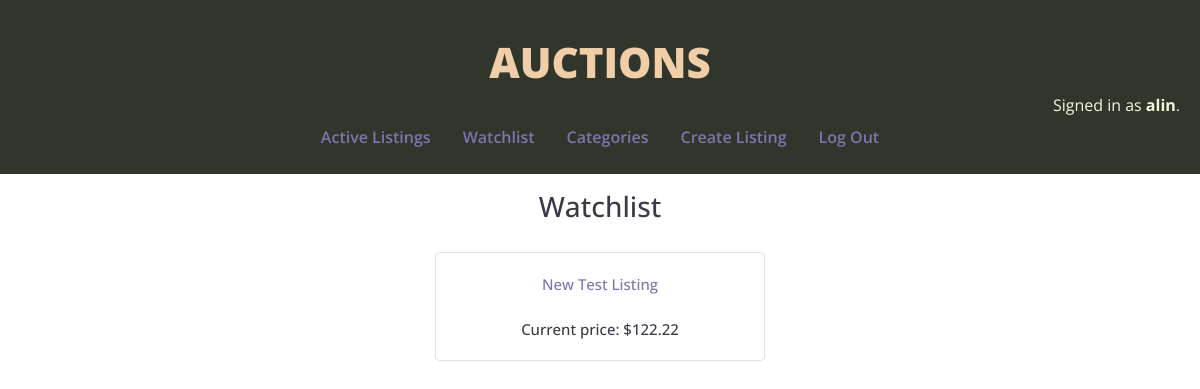
The app's page /watchlist (signed in) with its own data.
### auctions/models.py (models this page shows, shortened)
class User(AbstractUser):
    pass

class Listing(models.Model):
    title = models.CharField(max_length=64)
    category = models.CharField(max_length=7, choices=Category.choices, blank=True)
    description = models.TextField() # textarea
    price = models.DecimalField(max_digits=9, decimal_places=2, default=0.00)
    pic = models.URLField(blank=True, null=True) # input type url
    active = models.BooleanField(default=True)
    date = models.DateField(auto_now=False, auto_now_add=True)
    owner = models.ForeignKey(User, on_delete=models.CASCADE, related_name="owner")

class Bid(models.Model):
    user = models.ForeignKey(User, on_delete=models.CASCADE, related_name="users")
    product = models.ForeignKey(Listing, on_delete=models.CASCADE, related_name="products")
    the_bid = models.DecimalField(max_digits=6, decimal_places=2)

### auctions/views.py (the view, shortened to what this page needs)
# urls.py: path("watchlist", views.watchlist, name="watchlist"),
@login_required(login_url='/login')
def watchlist(request):
    fav_objects = Watchlist.objects.filter(user=request.user, added=True)
    favorites = fav_objects.all()
    favlist = []
    for object in favorites:
        try:
            favorite = Listing.objects.get(pk=object.fave.id)
            price = util.best_bid(favorite)[0]
            favlist += [(favorite, price)]
        except (KeyError, Listing.DoesNotExist):
            favorite = None
            price = None
    return render(request, "auctions/watchlist.html", {
        "favorites":favlist
    })

### auctions/util.py (called while the page is built)
def best_bid(listing):
    bid_objects = Bid.objects.filter(product=listing)
    all_bids = bid_objects.all()
    if not all_bids:
        winning_bid = listing.price
        current_winner = None
    else:
        winning_bid = 0.0
        for bid in all_bids:
            if bid.the_bid > winning_bid:
                winning_bid = bid.the_bid
                current_winner = bid.user
    return winning_bid, current_winner

### auctions/templates/auctions/watchlist.html
{% extends "auctions/layout.html" %}
{% block body %}
<div class="subhead"><h3>Watchlist</h3></div>
    <div class="container">
        {% if not favorites %}
            <div>You haven't added anything to Watchlist yet.</div>
        {% else %}
            {% for listing in favorites %}
            <div class="item">
                <div><a href="{% url 'listing' listing.0.id %}">{{ listing.0.title }}<br>
                <img class="item_img" src="{{ listing.0.pic }}"/></a></div>
                {% if not listing.0.active %}
                <div>Auction closed. <form action="{% url 'watchlist' %}" method="post">
                    {% csrf_token %}
                    <input type="hidden" value="{{ listing.0.id }}" name="id"/>
                    <input style="font-size: 14px;" type="submit" name="action" value="Remove from Watchlist"/>
                </form></div>
                {% else %}<div>Current price: ${{ listing.1 }}</div>
                {% endif %}
            </div>
            {% endfor %}
        {% endif %}
    </div>
{% endblock %}

### auctions/templates/auctions/layout.html (shortened to what this page needs)
{% load static %}
<!DOCTYPE html>
<html lang="en">
    <head>
        <link rel="stylesheet" href="https://stackpath.bootstrapcdn.com/bootstrap/4.4.1/css/bootstrap.min.css">
        <link href="{% static 'auctions/styles.css' %}" rel="stylesheet">
    </head>
    <body>
        <div class="menu">
        <div id="superheading">AUCTIONS</div>
        <div id="username">
            {% if user.is_authenticated %}
                Signed in as <strong>{{ user.username }}</strong>.
            {% else %}
                Not signed in.
            {% endif %}
        </div>
        <div class="heading">
            <ul class="nav">
                <li class="nav-item">
                    <a class="nav-link" href="{% url 'index' %}">Active Listings</a>
                </li>
                {% if user.is_authenticated %}
                    <li class="nav-item">
                        <a class="nav-link" href="{% url 'watchlist' %}">Watchlist</a>
                    </li>
                    <li class="nav-item">
                        <a class="nav-link" href="{% url 'categories' %}">Categories</a>
                    </li>
                    <li class="nav-item>">
                        <a class="nav-link" href="{% url 'create' %}">Create Listing</a>
                    </li>
                    <li class="nav-item">
                        <a class="nav-link" href="{% url 'logout' %}">Log Out</a>
                    </li>
                {% endif %}
            </ul>
        </div>
        <hr>
        </div>
        <div class="contents">
            {% block body %}
            {% endblock %}
        </div>
    </body>
</html>

### auctions/static/auctions/styles.css (style rules this page uses)
body { font-family: "Open Sans", sans-serif; color:#3c3846; }
.menu { background-color: #31362d; }
a { color: #7e74b0; }
.heading { display: grid; place-items: center; font-family: "Open Sans", sans-serif; font-size: 16px; font-weight: 600; font-style: bold; }
.subhead { display: grid; place-items: center; }
#superheading { padding-top: 30px; display: grid; place-items: center; font-family: "Open Sans", sans-serif; font-weight: 800; font-style: bold; font-size: 42px; color: #f0cea7; }
#username { text-align: right; padding-right: 20px; color:beige; }
.container { display: flex; justify-content: center; align-items: center; flex-wrap: wrap; }
.item { margin: 20px; padding: 20px; width: 330px; font-size: 15px; font-weight: 500; text-align: center; border:#e1e1e1; border-style: solid; border-width: 1px; border-radius: 5px; }

### records on screen
User: username "alin"
Listing: title "New Test Listing", the_bid "122.22"
